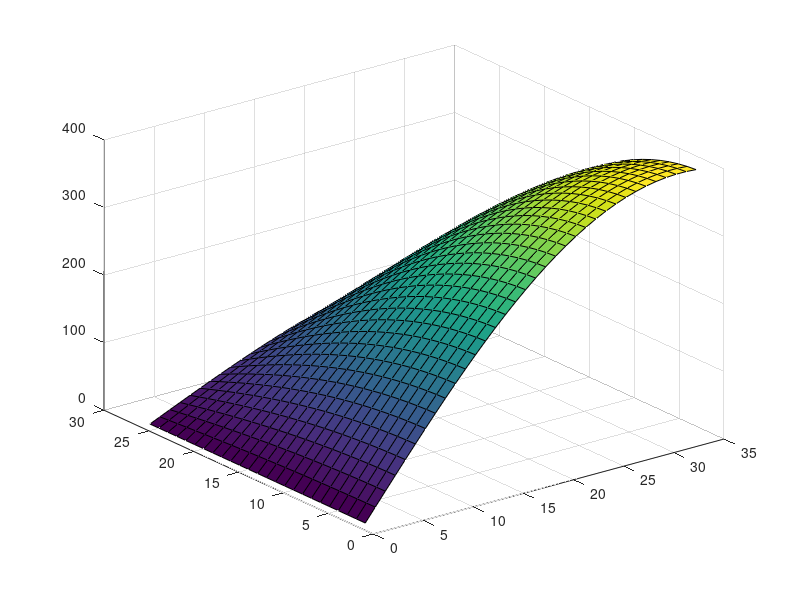

MATLAB code for this plot:
alfa = 0:0.05:pi/2+0.1;
beta = 0:0.05:(73*pi)/180;
M=3.1;
L1=0.16318;
L2=0.135;
[al,be]=meshgrid(alfa,beta);
% for i=1:length(alfa)-1
%     for i=1:length(beta)-1
%         F(i) = M/L1*sin(deg2rad(alfa(i)))+(M/L2)*(0.5*sin(deg2rad(2*beta(i))/sin( deg2rad(1.11214*(beta(i))))));
%     end
% end
F=M/L1*sin(al).*sin(2*be)*0.5*M/L2./sin(1.11214*be);
F1=M/L1*sin(al);
F2=sin(2*be)*0.5*M/L2./sin(1.11214*be);
surf(F)